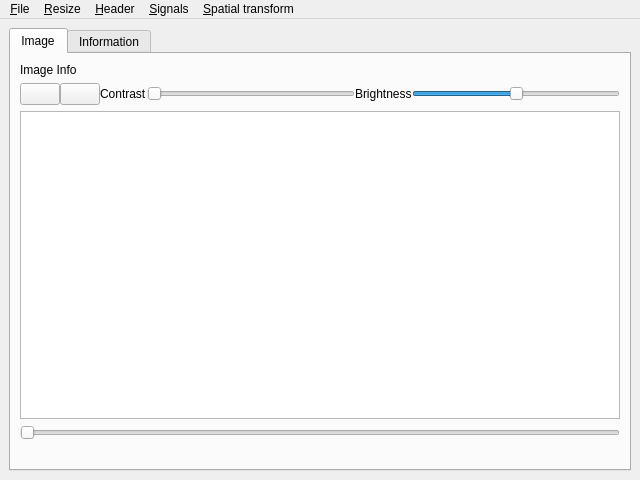
<?xml version="1.0" encoding="UTF-8"?>
<ui version="4.0">
 <class>view_image</class>
 <widget class="QMainWindow" name="view_image">
  <property name="geometry">
   <rect>
    <x>0</x>
    <y>0</y>
    <width>640</width>
    <height>480</height>
   </rect>
  </property>
  <property name="windowTitle">
   <string>Dialog</string>
  </property>
  <widget class="QWidget" name="centralwidget">
   <layout class="QVBoxLayout" name="verticalLayout">
    <item>
     <widget class="QTabWidget" name="tabWidget">
      <property name="currentIndex">
       <number>0</number>
      </property>
      <widget class="QWidget" name="tab">
       <attribute name="title">
        <string>Image</string>
       </attribute>
       <layout class="QVBoxLayout" name="verticalLayout_2">
        <item>
         <layout class="QHBoxLayout" name="horizontalLayout">
          <item>
           <widget class="QLabel" name="image_info">
            <property name="text">
             <string>Image Info</string>
            </property>
           </widget>
          </item>
         </layout>
        </item>
        <item>
         <layout class="QHBoxLayout" name="horizontalLayout_2">
          <property name="spacing">
           <number>0</number>
          </property>
          <item>
           <widget class="QPushButton" name="zoom_in">
            <property name="minimumSize">
             <size>
              <width>0</width>
              <height>0</height>
             </size>
            </property>
            <property name="text">
             <string/>
            </property>
            <property name="icon">
             <iconset resource="icons.qrc">
              <normaloff>:/icons/icons/up.xpm</normaloff>:/icons/icons/up.xpm</iconset>
            </property>
           </widget>
          </item>
          <item>
           <widget class="QPushButton" name="zoom_out">
            <property name="minimumSize">
             <size>
              <width>0</width>
              <height>0</height>
             </size>
            </property>
            <property name="text">
             <string/>
            </property>
            <property name="icon">
             <iconset resource="icons.qrc">
              <normaloff>:/icons/icons/down.xpm</normaloff>:/icons/icons/down.xpm</iconset>
            </property>
           </widget>
          </item>
          <item>
           <widget class="QLabel" name="label_3">
            <property name="text">
             <string>Contrast</string>
            </property>
           </widget>
          </item>
          <item>
           <widget class="QSlider" name="contrast">
            <property name="minimum">
             <number>1</number>
            </property>
            <property name="maximum">
             <number>30</number>
            </property>
            <property name="orientation">
             <enum>Qt::Horizontal</enum>
            </property>
           </widget>
          </item>
          <item>
           <widget class="QLabel" name="label_2">
            <property name="text">
             <string>Brightness</string>
            </property>
           </widget>
          </item>
          <item>
           <widget class="QSlider" name="brightness">
            <property name="minimum">
             <number>-10</number>
            </property>
            <property name="maximum">
             <number>10</number>
            </property>
            <property name="orientation">
             <enum>Qt::Horizontal</enum>
            </property>
           </widget>
          </item>
         </layout>
        </item>
        <item>
         <widget class="QGraphicsView" name="view"/>
        </item>
        <item>
         <widget class="QSlider" name="slice_pos">
          <property name="orientation">
           <enum>Qt::Horizontal</enum>
          </property>
         </widget>
        </item>
        <item>
         <widget class="QLabel" name="info_label">
          <property name="text">
           <string/>
          </property>
         </widget>
        </item>
       </layout>
      </widget>
      <widget class="QWidget" name="tab_2">
       <attribute name="title">
        <string>Information</string>
       </attribute>
       <layout class="QVBoxLayout" name="verticalLayout_3">
        <item>
         <widget class="QTableWidget" name="info">
          <property name="rowCount">
           <number>2</number>
          </property>
          <row/>
          <row/>
          <column>
           <property name="text">
            <string>Header</string>
           </property>
          </column>
          <column>
           <property name="text">
            <string>Value</string>
           </property>
          </column>
         </widget>
        </item>
       </layout>
      </widget>
     </widget>
    </item>
   </layout>
  </widget>
  <widget class="QMenuBar" name="menuBar">
   <property name="geometry">
    <rect>
     <x>0</x>
     <y>0</y>
     <width>640</width>
     <height>21</height>
    </rect>
   </property>
   <widget class="QMenu" name="menu_File">
    <property name="title">
     <string>&amp;File</string>
    </property>
    <addaction name="action_Save_as"/>
    <addaction name="actionSave_as_Int8"/>
    <addaction name="actionSave_as_Int16"/>
   </widget>
   <widget class="QMenu" name="menuResize">
    <property name="title">
     <string>&amp;Resize</string>
    </property>
    <addaction name="actionResample"/>
    <addaction name="actionResize"/>
    <addaction name="actionTrim"/>
   </widget>
   <widget class="QMenu" name="menu_Header">
    <property name="title">
     <string>&amp;Header</string>
    </property>
    <addaction name="actionSet_Transformation"/>
    <addaction name="actionSet_Translocation"/>
   </widget>
   <widget class="QMenu" name="menu_Intensity">
    <property name="title">
     <string>&amp;Signals</string>
    </property>
    <addaction name="actionUpper_Threshold"/>
    <addaction name="actionLower_threshold"/>
    <addaction name="actionIntensity_shift"/>
    <addaction name="actionIntensity_scale"/>
    <addaction name="actionMasking"/>
   </widget>
   <widget class="QMenu" name="menu_Spatial_transform">
    <property name="title">
     <string>&amp;Spatial transform</string>
    </property>
    <addaction name="actionTranslocate"/>
    <addaction name="actionLPS_RAS_swap"/>
   </widget>
   <addaction name="menu_File"/>
   <addaction name="menuResize"/>
   <addaction name="menu_Header"/>
   <addaction name="menu_Intensity"/>
   <addaction name="menu_Spatial_transform"/>
  </widget>
  <action name="action_Save_as">
   <property name="text">
    <string>&amp;Save as...</string>
   </property>
  </action>
  <action name="actionResample">
   <property name="text">
    <string>Make Isotropic...</string>
   </property>
  </action>
  <action name="actionMasking">
   <property name="text">
    <string>Apply Mask...</string>
   </property>
  </action>
  <action name="actionResize">
   <property name="text">
    <string>Change Dimension...</string>
   </property>
  </action>
  <action name="actionTranslocate">
   <property name="text">
    <string>Translocate...</string>
   </property>
  </action>
  <action name="actionTrim">
   <property name="text">
    <string>Remove Background...</string>
   </property>
  </action>
  <action name="actionSet_Translocation">
   <property name="text">
    <string>Set Translocation...</string>
   </property>
  </action>
  <action name="actionLower_threshold">
   <property name="text">
    <string>Lower Threshold...</string>
   </property>
  </action>
  <action name="actionLPS_RAS_swap">
   <property name="text">
    <string>LPS/RAS swap</string>
   </property>
  </action>
  <action name="actionSet_Transformation">
   <property name="text">
    <string>Set Transformation...</string>
   </property>
  </action>
  <action name="actionIntensity_shift">
   <property name="text">
    <string>Intensity Shift...</string>
   </property>
  </action>
  <action name="actionIntensity_scale">
   <property name="text">
    <string>Intensity Scale...</string>
   </property>
  </action>
  <action name="actionSave_as_Int16">
   <property name="text">
    <string>Save as Int16...</string>
   </property>
  </action>
  <action name="actionSave_as_Int8">
   <property name="text">
    <string>Save as Int8...</string>
   </property>
  </action>
  <action name="actionUpper_Threshold">
   <property name="text">
    <string>Upper Threshold...</string>
   </property>
  </action>
 </widget>
 <resources>
  <include location="icons.qrc"/>
 </resources>
 <connections/>
</ui>
